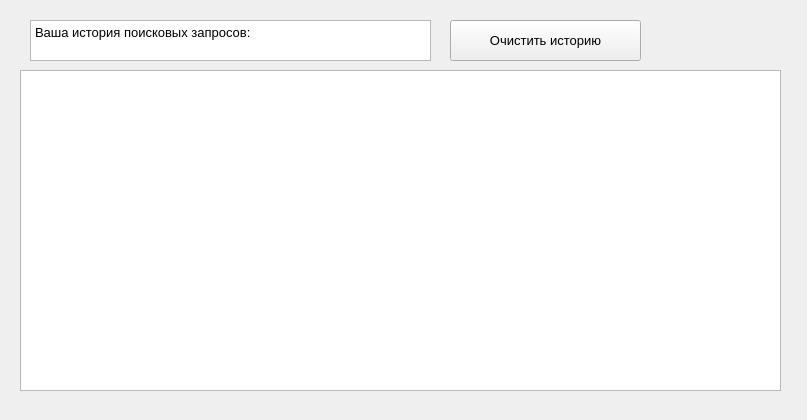
<?xml version="1.0" encoding="UTF-8"?>
<ui version="4.0">
 <class>Form</class>
 <widget class="QWidget" name="Form">
  <property name="geometry">
   <rect>
    <x>0</x>
    <y>0</y>
    <width>807</width>
    <height>420</height>
   </rect>
  </property>
  <property name="windowTitle">
   <string>Form</string>
  </property>
  <widget class="QTextEdit" name="history">
   <property name="geometry">
    <rect>
     <x>20</x>
     <y>70</y>
     <width>761</width>
     <height>321</height>
    </rect>
   </property>
   <property name="font">
    <font>
     <pointsize>10</pointsize>
    </font>
   </property>
  </widget>
  <widget class="QPushButton" name="clean_history">
   <property name="geometry">
    <rect>
     <x>450</x>
     <y>20</y>
     <width>191</width>
     <height>41</height>
    </rect>
   </property>
   <property name="font">
    <font>
     <pointsize>10</pointsize>
    </font>
   </property>
   <property name="text">
    <string>Очистить историю</string>
   </property>
  </widget>
  <widget class="QTextEdit" name="title">
   <property name="geometry">
    <rect>
     <x>30</x>
     <y>20</y>
     <width>401</width>
     <height>41</height>
    </rect>
   </property>
   <property name="font">
    <font>
     <pointsize>10</pointsize>
    </font>
   </property>
   <property name="html">
    <string>&lt;!DOCTYPE HTML PUBLIC &quot;-//W3C//DTD HTML 4.0//EN&quot; &quot;http://www.w3.org/TR/REC-html40/strict.dtd&quot;&gt;
&lt;html&gt;&lt;head&gt;&lt;meta name=&quot;qrichtext&quot; content=&quot;1&quot; /&gt;&lt;style type=&quot;text/css&quot;&gt;
p, li { white-space: pre-wrap; }
&lt;/style&gt;&lt;/head&gt;&lt;body style=&quot; font-family:'MS Shell Dlg 2'; font-size:10pt; font-weight:400; font-style:normal;&quot;&gt;
&lt;p style=&quot; margin-top:0px; margin-bottom:0px; margin-left:0px; margin-right:0px; -qt-block-indent:0; text-indent:0px;&quot;&gt;Ваша история поисковых запросов:&lt;/p&gt;&lt;/body&gt;&lt;/html&gt;</string>
   </property>
  </widget>
 </widget>
 <resources/>
 <connections/>
</ui>
